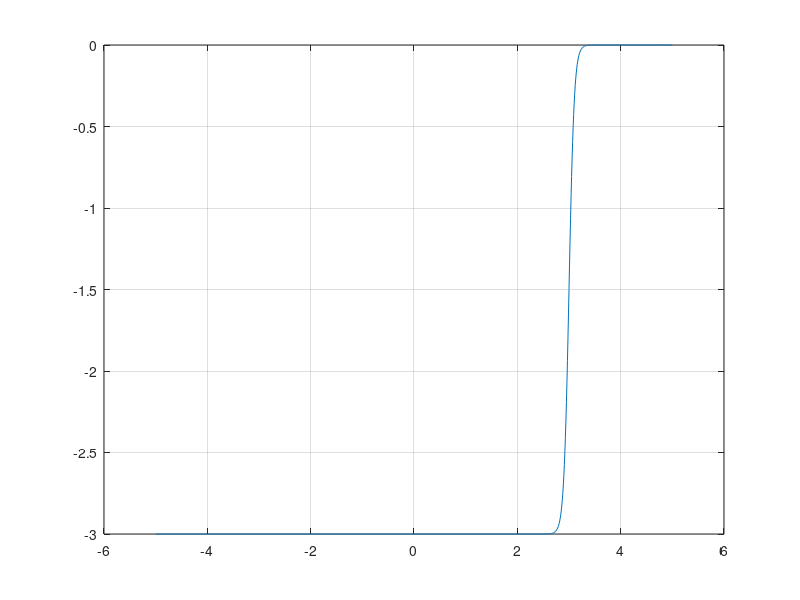

The MATLAB source for this figure:
figure

scale = -3;
x = -5:0.01:5;
reversed = -1;
shift = 3;
y = scale * (tanh(reversed * (x-shift) * 10 ) +1) / 2;
plot(x,y), grid on
